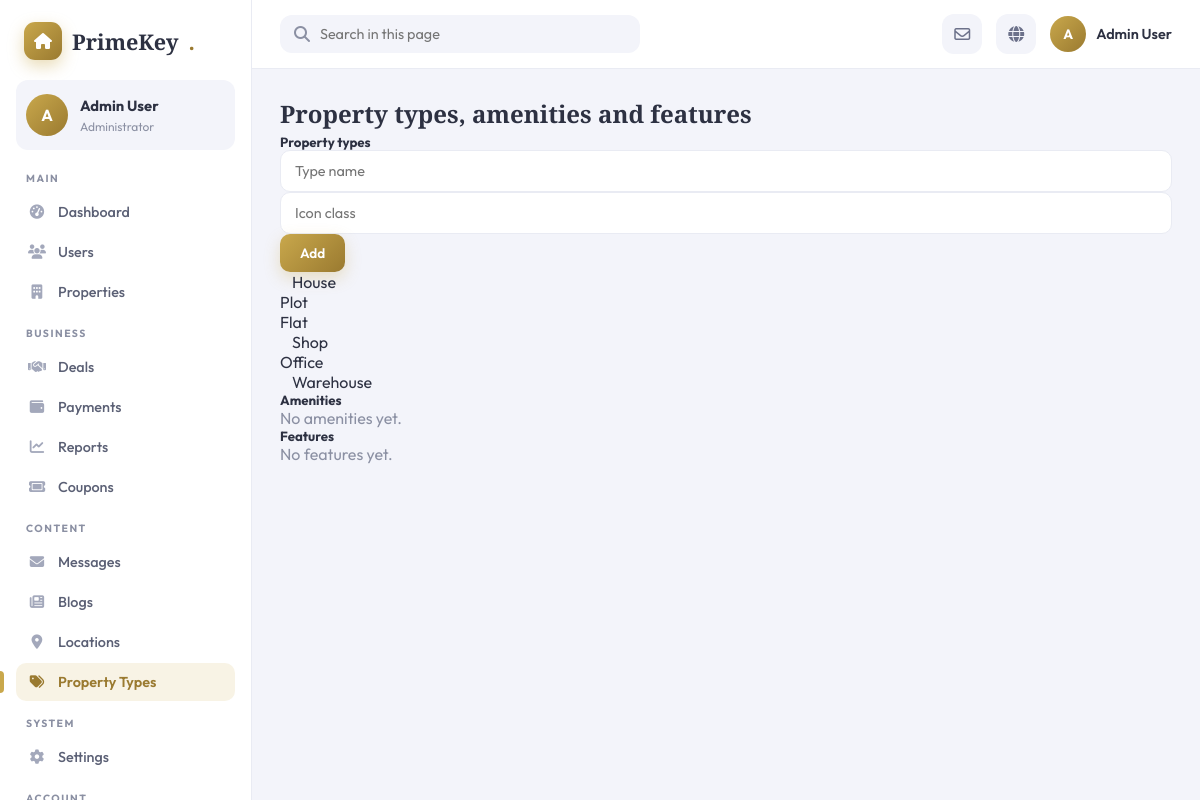
The app's page /admin/property-types (signed in) with its own data.
### app/models.py (models this page shows)
class PropertyType(db.Model):
    __tablename__ = 'property_types'
    id         = db.Column(db.Integer, primary_key=True)
    name       = db.Column(db.String(50), nullable=False)   # House/Plot/Flat/Shop
    icon       = db.Column(db.String(100))
    properties = db.relationship('Property', back_populates='property_type', lazy=True)

### app/blueprints/admin/routes.py (the view)
@admin_bp.route('/property-types')
@admin_required
def property_types():
    types    = PropertyType.query.all()
    amenities= Amenity.query.all()
    features = PropertyFeature.query.all()
    return render_template('admin/property_types.html', types=types, amenities=amenities, features=features)

### app/blueprints/admin/routes.py (called while the page is built)
def admin_required(f):
    @wraps(f)
    def decorated(*args, **kwargs):
        if 'user_id' not in session:
            flash('Please login.', 'warning')
            return redirect(url_for('auth.login'))
        if session.get('user_role') != 1:
            flash('Admin access required.', 'danger')
            return redirect(url_for('public.index'))
        return f(*args, **kwargs)
    return decorated

### app/templates/admin/property_types.html (shortened to what this page needs)
{% extends 'admin/base_admin.html' %}
{% block content %}
<div class="">
  <h2 class="mb-4">Property types, amenities and features</h2>
  <div class="row g-4">
    <div class="col-lg-4">
      <h5>Property types</h5>
      <form method="POST" action="{{ url_for('admin.add_property_type') }}" class="mb-3">{% if csrf_token is defined %}<input type="hidden" name="csrf_token" value="{{ csrf_token() }}">{% endif %}
        <div class="input-group">
          <input name="name" class="form-control" placeholder="Type name" required>
          <input name="icon" class="form-control" placeholder="Icon class">
          <button class="btn btn-primary">Add</button>
        </div>
      </form>
      {% if types %}
      <ul class="list-group">
        {% for t in types %}<li class="list-group-item">{% if t.icon %}<i class="{{ t.icon }} me-2"></i>{% endif %}{{ t.name }}</li>{% endfor %}
      </ul>
      {% else %}<p class="text-muted">No property types yet.</p>{% endif %}
    </div>
    <div class="col-lg-4">
      <h5>Amenities</h5>
      {% if amenities %}
      <ul class="list-group">{% for a in amenities %}<li class="list-group-item">{{ a.name }}</li>{% endfor %}</ul>
      {% else %}<p class="text-muted">No amenities yet.</p>{% endif %}
    </div>
    <div class="col-lg-4">
      <h5>Features</h5>
      {% if features %}
      <ul class="list-group">{% for f in features %}<li class="list-group-item">{{ f.name if f.name is defined else f.id }}</li>{% endfor %}</ul>
      {% else %}<p class="text-muted">No features yet.</p>{% endif %}
    </div>
  </div>
</div>
{% endblock %}

### records on screen
PropertyType: name "House"
PropertyType: name "Plot"
PropertyType: name "Flat"
PropertyType: name "Shop"
PropertyType: name "Office"
PropertyType: name "Warehouse"

### other values on screen
{{ (uname[0])|upper }} "A"
{{ uname }} "Admin User"
{{ group }} "MAIN" "BUSINESS" "CONTENT" "SYSTEM"
{{ text }} "Dashboard" "Users" "Properties" "Deals" "Payments" "Reports" "Coupons" "Messages" "Blogs" "Locations" "Property Types" "Settings"
